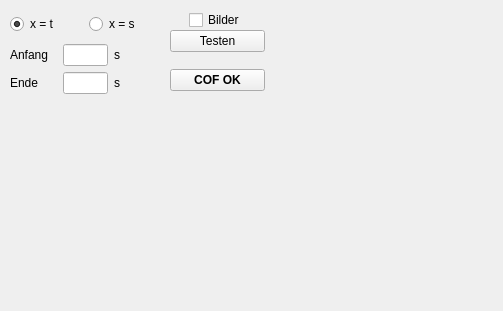
          <widget class="QWidget" name="scrollAreaWidgetContents_5">
           <property name="geometry">
            <rect>
             <x>0</x>
             <y>0</y>
             <width>503</width>
             <height>311</height>
            </rect>
           </property>
           <widget class="QWidget" name="layoutWidget">
            <property name="geometry">
             <rect>
              <x>10</x>
              <y>10</y>
              <width>151</width>
              <height>88</height>
             </rect>
            </property>
            <layout class="QVBoxLayout" name="verticalLayout_7">
             <property name="leftMargin">
              <number>0</number>
             </property>
             <item>
              <layout class="QHBoxLayout" name="horizontalLayout_12">
               <property name="leftMargin">
                <number>0</number>
               </property>
               <property name="topMargin">
                <number>0</number>
               </property>
               <item>
                <widget class="QRadioButton" name="rb_cof_t">
                 <property name="toolTip">
                  <string>&lt;html&gt;&lt;head/&gt;&lt;body&gt;&lt;p&gt;Statischer Reibkoeffizient soll aus Zeitdaten berechnet werden (keine Angabe der Prüffrequenz oder des Hubs notwendig).&lt;/p&gt;&lt;/body&gt;&lt;/html&gt;</string>
                 </property>
                 <property name="text">
                  <string>x = t</string>
                 </property>
                 <property name="checked">
                  <bool>true</bool>
                 </property>
                </widget>
               </item>
               <item>
                <widget class="QRadioButton" name="rb_cof_s">
                 <property name="toolTip">
                  <string>&lt;html&gt;&lt;head/&gt;&lt;body&gt;&lt;p&gt;Statischer Reibkoeffizient soll aus Verschleißweg berechnet werden (Angabe der Prüffrequenz und des Hubs notwendig).&lt;/p&gt;&lt;/body&gt;&lt;/html&gt;</string>
                 </property>
                 <property name="text">
                  <string>x = s</string>
                 </property>
                 <property name="checked">
                  <bool>false</bool>
                 </property>
                </widget>
               </item>
              </layout>
             </item>
             <item>
              <layout class="QGridLayout" name="gridLayout_15">
               <item row="1" column="2">
                <widget class="QLabel" name="lab_cof_end">
                 <property name="text">
                  <string>s</string>
                 </property>
                </widget>
               </item>
               <item row="1" column="0">
                <widget class="QLabel" name="label_26">
                 <property name="text">
                  <string>Ende</string>
                 </property>
                </widget>
               </item>
               <item row="0" column="1">
                <widget class="QLineEdit" name="txt_para_cof_start">
                 <property name="maximumSize">
                  <size>
                   <width>45</width>
                   <height>16777215</height>
                  </size>
                 </property>
                 <property name="toolTip">
                  <string>&lt;html&gt;&lt;head/&gt;&lt;body&gt;&lt;p&gt;Untere Zeit- oder Weggrenze, bei der der statische Reibkoeffizient berechnet werden soll.&lt;/p&gt;&lt;/body&gt;&lt;/html&gt;</string>
                 </property>
                 <property name="text">
                  <string/>
                 </property>
                 <property name="alignment">
                  <set>Qt::AlignCenter</set>
                 </property>
                </widget>
               </item>
               <item row="0" column="0">
                <widget class="QLabel" name="label_25">
                 <property name="text">
                  <string>Anfang</string>
                 </property>
                </widget>
               </item>
               <item row="0" column="2">
                <widget class="QLabel" name="lab_cof_start">
                 <property name="text">
                  <string>s</string>
                 </property>
                </widget>
               </item>
               <item row="1" column="1">
                <widget class="QLineEdit" name="txt_para_cof_end">
                 <property name="maximumSize">
                  <size>
                   <width>45</width>
                   <height>16777215</height>
                  </size>
                 </property>
                 <property name="toolTip">
                  <string>&lt;html&gt;&lt;head/&gt;&lt;body&gt;&lt;p&gt;Obere Zeit- oder Weggrenze, bei der der statische Reibkoeffizient berechnet werden soll.&lt;/p&gt;&lt;/body&gt;&lt;/html&gt;</string>
                 </property>
                 <property name="text">
                  <string/>
                 </property>
                 <property name="alignment">
                  <set>Qt::AlignCenter</set>
                 </property>
                </widget>
               </item>
              </layout>
             </item>
            </layout>
           </widget>
           <widget class="QWidget" name="layoutWidget">
            <property name="geometry">
             <rect>
              <x>170</x>
              <y>10</y>
              <width>95</width>
              <height>81</height>
             </rect>
            </property>
            <layout class="QVBoxLayout" name="verticalLayout_21">
             <property name="spacing">
              <number>0</number>
             </property>
             <property name="topMargin">
              <number>0</number>
             </property>
             <item alignment="Qt::AlignHCenter">
              <widget class="QCheckBox" name="cb_save_pic_cof">
               <property name="toolTip">
                <string>&lt;html&gt;&lt;head/&gt;&lt;body&gt;&lt;p&gt;Aktivieren, wenn Diagramme gesichert werden sollen.&lt;/p&gt;&lt;p&gt;Falls kein Bildordner angegeben wird, erscheint Information zu Speicherort.&lt;/p&gt;&lt;/body&gt;&lt;/html&gt;</string>
               </property>
               <property name="text">
                <string>Bilder</string>
               </property>
              </widget>
             </item>
             <item>
              <widget class="QPushButton" name="but_plot_cof">
               <property name="toolTip">
                <string>&lt;html&gt;&lt;head/&gt;&lt;body&gt;&lt;p&gt;Gefilterte Daten werden über Zeit oder Weg geplottet.&lt;/p&gt;&lt;p&gt;Werden Grenzen für die Berechnung des statischen Reibkoeffizienten übergeben, erfolgt eine visuelle Ausgabe des berechneten Reibkoeffizientens. &lt;br/&gt;Andernfalls kann die Ausgabe zur Ermittlung der gewünschten Berechnungsgrenzen genutzt werden.&lt;/p&gt;&lt;/body&gt;&lt;/html&gt;</string>
               </property>
               <property name="text">
                <string>Testen</string>
               </property>
              </widget>
             </item>
             <item>
              <spacer name="verticalSpacer_3">
               <property name="orientation">
                <enum>Qt::Vertical</enum>
               </property>
               <property name="sizeHint" stdset="0">
                <size>
                 <width>20</width>
                 <height>40</height>
                </size>
               </property>
              </spacer>
             </item>
             <item>
              <widget class="QPushButton" name="but_cof_ok">
               <property name="font">
                <font>
                 <weight>75</weight>
                 <bold>true</bold>
                </font>
               </property>
               <property name="toolTip">
                <string>&lt;html&gt;&lt;head/&gt;&lt;body&gt;&lt;p&gt;Bestätigt die Richtigkeit der Berechnung des Reibkoeffizienten. &lt;br/&gt;Fügt Exportspalte &amp;quot;statischer Reibkoeffizient hinzu.&lt;br/&gt;Daten sind nun vollständig.&lt;/p&gt;&lt;/body&gt;&lt;/html&gt;</string>
               </property>
               <property name="text">
                <string>COF OK</string>
               </property>
              </widget>
             </item>
            </layout>
           </widget>
          </widget>
